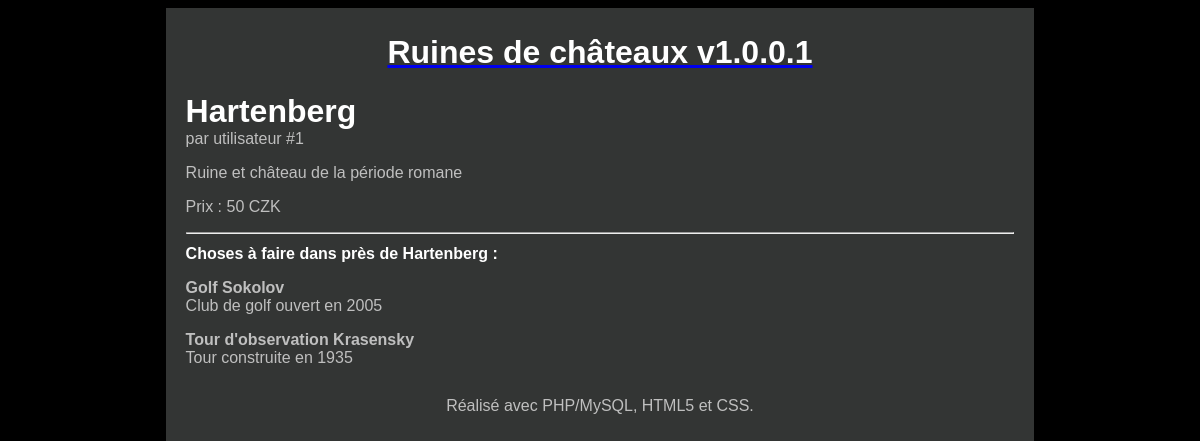
/index.php?action=site_de_ruine&id=2, run on the app's committed database.
### tables this page shows
CREATE TABLE `Sites_de_ruines` (
  `id` int(11) NOT NULL,
  `utilisateur_id` int(11) NOT NULL,
  `nom` varchar(255) NOT NULL,
  `description` text NOT NULL,
  `prix` int(11) NOT NULL
);

CREATE TABLE `Choses_a_faire` (
  `id` int(11) NOT NULL,
  `site_de_ruine_id` int(11) NOT NULL,
  `nom` varchar(255) NOT NULL,
  `description` text NOT NULL
);

### Controleur/Controleur.php (called while the page is built, shortened)
<?php
require 'Modele/Modele.php';
function site_de_ruine($idSite_de_ruine) {
    $site_de_ruine = getSite_de_ruine($idSite_de_ruine);
    $choses_a_faire = getChoses_a_faire($idSite_de_ruine);
    require 'Vue/vueSite_de_ruine.php';
}

### Modele/Modele.php (called while the page is built, shortened)
<?php
function getBdd() {
    $bdd = new PDO('mysql:host=localhost;dbname=ruines_de_chateaux;charset=utf8', 'root', 'mysql', array(PDO::ATTR_ERRMODE => PDO::ERRMODE_EXCEPTION));
    return $bdd;
}
function getSite_de_ruine($idSite_de_ruine) {
    $bdd = getBdd();
    $site_de_ruine = $bdd->prepare('select * from Sites_de_ruines'
            . ' where ID=?');
    $site_de_ruine->execute(array($idSite_de_ruine));
    if ($site_de_ruine->rowCount() == 1)
        return $site_de_ruine->fetch();
    else
        throw new Exception("Aucun site_de_ruine ne correspond à l'identifiant '$idSite_de_ruine'");
}
function getChoses_a_faire($idSite_de_ruine) {
    $bdd = getBdd();
    $chose_a_faire = $bdd->prepare('select * from choses_a_faire'
            . ' where site_de_ruine_id = ?');
    $chose_a_faire->execute(array($idSite_de_ruine));
    return $chose_a_faire;
}

### Vue/vueSite_de_ruine.php (the view, shortened to what this page needs)
<site_de_ruine>
    <header>
        <h1 class="titreSite_de_ruine"><?= $site_de_ruine['nom'] ?></h1>
        par utilisateur #<?= $site_de_ruine['utilisateur_id'] ?>
    </header>
    <p><?= $site_de_ruine['description'] ?></p>
    <p>Prix : <?= $site_de_ruine['prix'] ?> CZK</p>
</site_de_ruine>
<hr />
<header>
    <h1 id="titreReponses">Choses à faire dans près de <?= $site_de_ruine['nom'] ?> :</h1>
</header>
<?php foreach ($choses_a_faire as $chose_a_faire): ?>
<p><strong><?= $chose_a_faire['nom'] ?></strong><br/>
        <?= $chose_a_faire['description'] ?>
    </p>
<?php endforeach; ?>
<?php $contenu = ob_get_clean(); ?>
<?php require 'Vue/gabarit.php'; ?>

### index.php
<?php
require 'Controleur/Controleur.php';
try {
    if (isset($_GET['action'])) {
        if ($_GET['action'] == 'apropos') {
            apropos();
        } else
        if ($_GET['action'] == 'site_de_ruine') {
            if (isset($_GET['id'])) {
                $id = intval($_GET['id']);
                if ($id != 0) {
                    $erreur = isset($_GET['erreur']) ? $_GET['erreur'] : '';
                    site_de_ruine($id, $erreur);
                } else
                    throw new Exception("Identifiant de site_de_ruine incorrect");
            } else
                throw new Exception("Aucun identifiant de site_de_ruine");
        } else {
            throw new Exception("Action non valide");
        }
    } else {
        accueil();
    }
} catch (Exception $e) {
    erreur($e->getMessage());
}

### Vue/gabarit.php (shortened to what this page needs)
<!doctype html>
<html lang="fr">
    <head>
        <link rel="stylesheet" href="Contenu/css/style.css" />
        <link rel="stylesheet" href="https://ajax.googleapis.com/ajax/libs/jqueryui/1.10.1/themes/base/minified/jquery-ui.min.css" type="text/css" />
    </head>
    <body>
        <div id="global">
            <header>
                <a href="index.php"><h1 id="titreRuines">Ruines de châteaux v1.0.0.1</h1></a>
            </header>
            <div id="contenu">
                <?= $contenu ?>
            </div>
            <footer id="piedRuines">
                Réalisé avec PHP/MySQL, HTML5 et CSS.
            </footer>
        </div>
    </body>
</html>

### Contenu/css/style.css (style rules this page uses)
html, body { height: 100%; }
body { color: #bfbfbf; background: black; font-family: 'Futura-Medium', 'Futura', 'Trebuchet MS', sans-serif; }
h1 { color: white; }
.titreSite_de_ruine { margin-bottom : 0px; }
#global { min-height: 100%; background: #333534; width: 70%; margin: auto; text-align: justify; padding: 5px 20px; }
#contenu { margin-bottom : 30px; }
#titreRuines, #piedRuines { text-align: center; }
#titreReponses { font-size : 100%; }

### data on the page
sites_de_ruines: nom "Hartenberg", utilisateur "1", description "Ruine et château de la période romane", prix "50"
choses_a_faire: nom "Golf Sokolov", description "Club de golf ouvert en 2005"
choses_a_faire: nom "Tour d'observation Krasensky", description "Tour construite en 1935"
